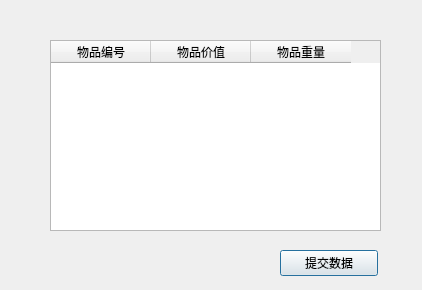
<?xml version="1.0" encoding="UTF-8"?>
<ui version="4.0">
 <class>Dialog_exp3_q1</class>
 <widget class="QDialog" name="Dialog_exp3_q1">
  <property name="geometry">
   <rect>
    <x>0</x>
    <y>0</y>
    <width>422</width>
    <height>290</height>
   </rect>
  </property>
  <property name="windowTitle">
   <string>Dialog</string>
  </property>
  <widget class="QPushButton" name="pushButton_submit_data">
   <property name="geometry">
    <rect>
     <x>280</x>
     <y>250</y>
     <width>98</width>
     <height>26</height>
    </rect>
   </property>
   <property name="text">
    <string>提交数据</string>
   </property>
  </widget>
  <widget class="QTableWidget" name="tableWidget">
   <property name="geometry">
    <rect>
     <x>50</x>
     <y>40</y>
     <width>331</width>
     <height>191</height>
    </rect>
   </property>
   <column>
    <property name="text">
     <string>物品编号</string>
    </property>
   </column>
   <column>
    <property name="text">
     <string>物品价值</string>
    </property>
   </column>
   <column>
    <property name="text">
     <string>物品重量</string>
    </property>
   </column>
  </widget>
 </widget>
 <resources/>
 <connections/>
</ui>
